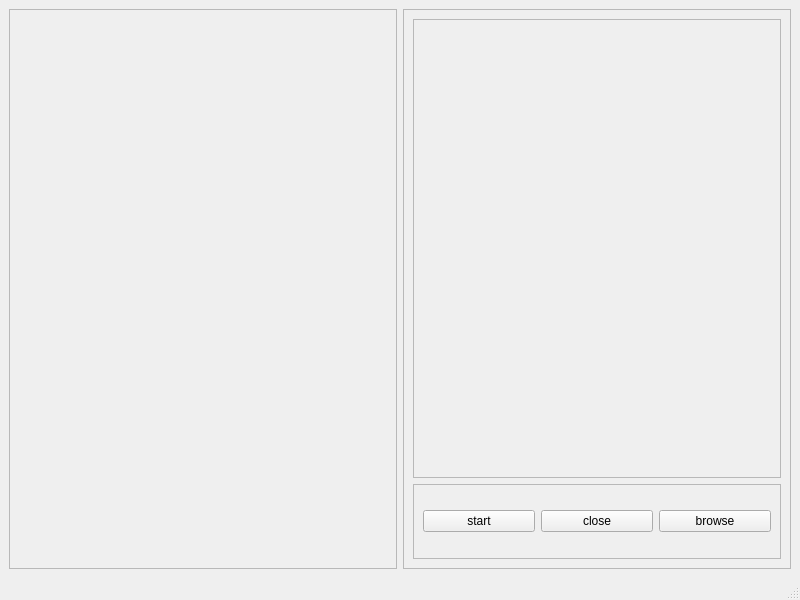
<?xml version="1.0" encoding="UTF-8"?>
<ui version="4.0">
 <class>MainWindow</class>
 <widget class="QMainWindow" name="MainWindow">
  <property name="geometry">
   <rect>
    <x>0</x>
    <y>0</y>
    <width>800</width>
    <height>600</height>
   </rect>
  </property>
  <property name="windowTitle">
   <string>MainWindow</string>
  </property>
  <widget class="QWidget" name="centralwidget">
   <layout class="QHBoxLayout" name="horizontalLayout">
    <item>
     <widget class="QFrame" name="frame">
      <property name="frameShape">
       <enum>QFrame::StyledPanel</enum>
      </property>
      <property name="frameShadow">
       <enum>QFrame::Raised</enum>
      </property>
      <layout class="QHBoxLayout" name="horizontalLayout_3">
       <item>
        <widget class="QLabel" name="label">
         <property name="text">
          <string/>
         </property>
        </widget>
       </item>
      </layout>
     </widget>
    </item>
    <item>
     <widget class="QFrame" name="frame_2">
      <property name="frameShape">
       <enum>QFrame::StyledPanel</enum>
      </property>
      <property name="frameShadow">
       <enum>QFrame::Raised</enum>
      </property>
      <layout class="QVBoxLayout" name="verticalLayout">
       <item>
        <widget class="QFrame" name="frame_3">
         <property name="frameShape">
          <enum>QFrame::StyledPanel</enum>
         </property>
         <property name="frameShadow">
          <enum>QFrame::Raised</enum>
         </property>
        </widget>
       </item>
       <item>
        <widget class="QFrame" name="frame_4">
         <property name="maximumSize">
          <size>
           <width>16777215</width>
           <height>75</height>
          </size>
         </property>
         <property name="frameShape">
          <enum>QFrame::StyledPanel</enum>
         </property>
         <property name="frameShadow">
          <enum>QFrame::Raised</enum>
         </property>
         <layout class="QHBoxLayout" name="horizontalLayout_2">
          <item>
           <widget class="QPushButton" name="start">
            <property name="text">
             <string>start</string>
            </property>
           </widget>
          </item>
          <item>
           <widget class="QPushButton" name="close">
            <property name="text">
             <string>close</string>
            </property>
           </widget>
          </item>
          <item>
           <widget class="QPushButton" name="browse">
            <property name="text">
             <string>browse</string>
            </property>
           </widget>
          </item>
         </layout>
        </widget>
       </item>
      </layout>
     </widget>
    </item>
   </layout>
  </widget>
  <widget class="QMenuBar" name="menubar">
   <property name="geometry">
    <rect>
     <x>0</x>
     <y>0</y>
     <width>800</width>
     <height>25</height>
    </rect>
   </property>
  </widget>
  <widget class="QStatusBar" name="statusbar"/>
 </widget>
 <resources/>
 <connections/>
</ui>
